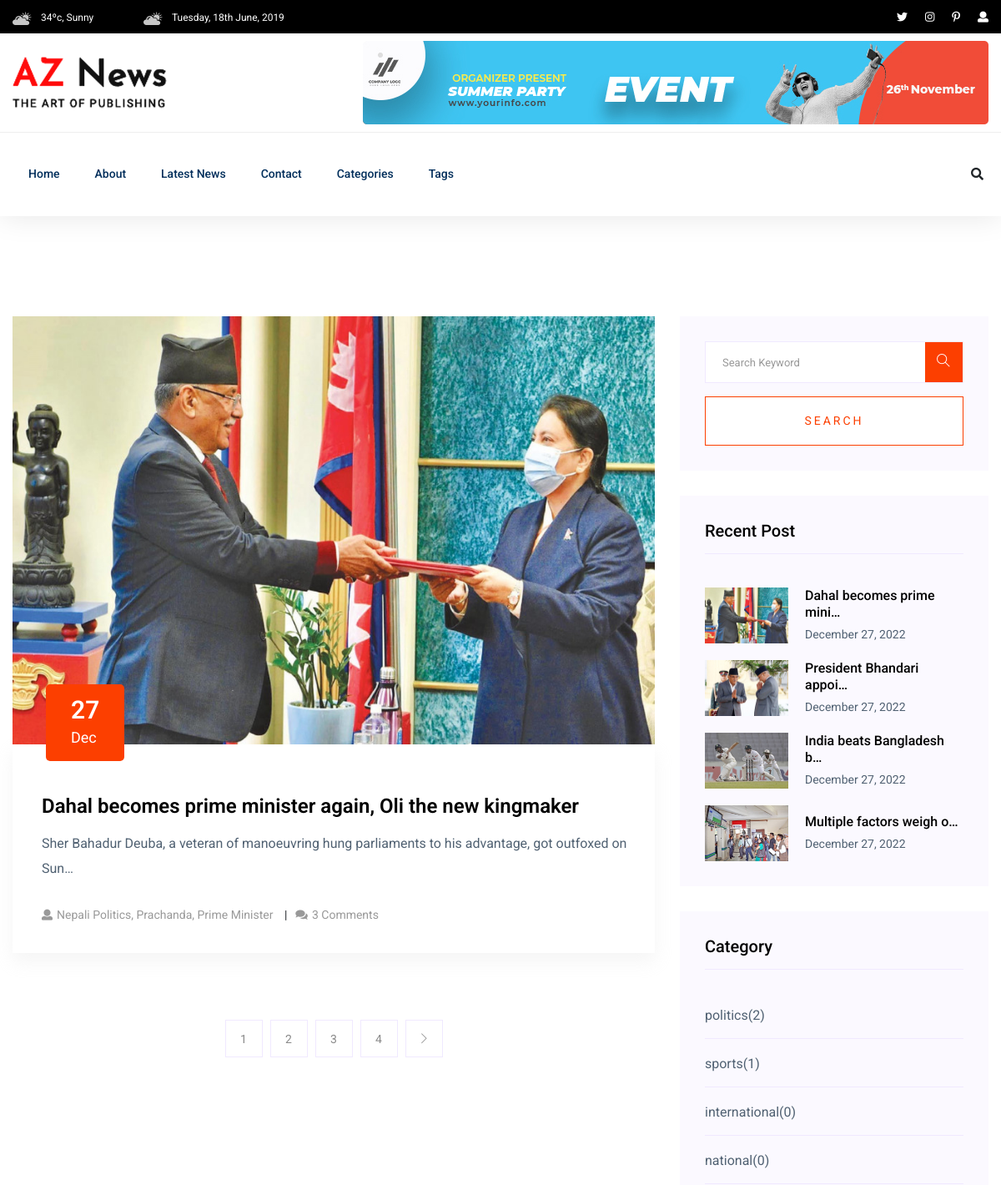
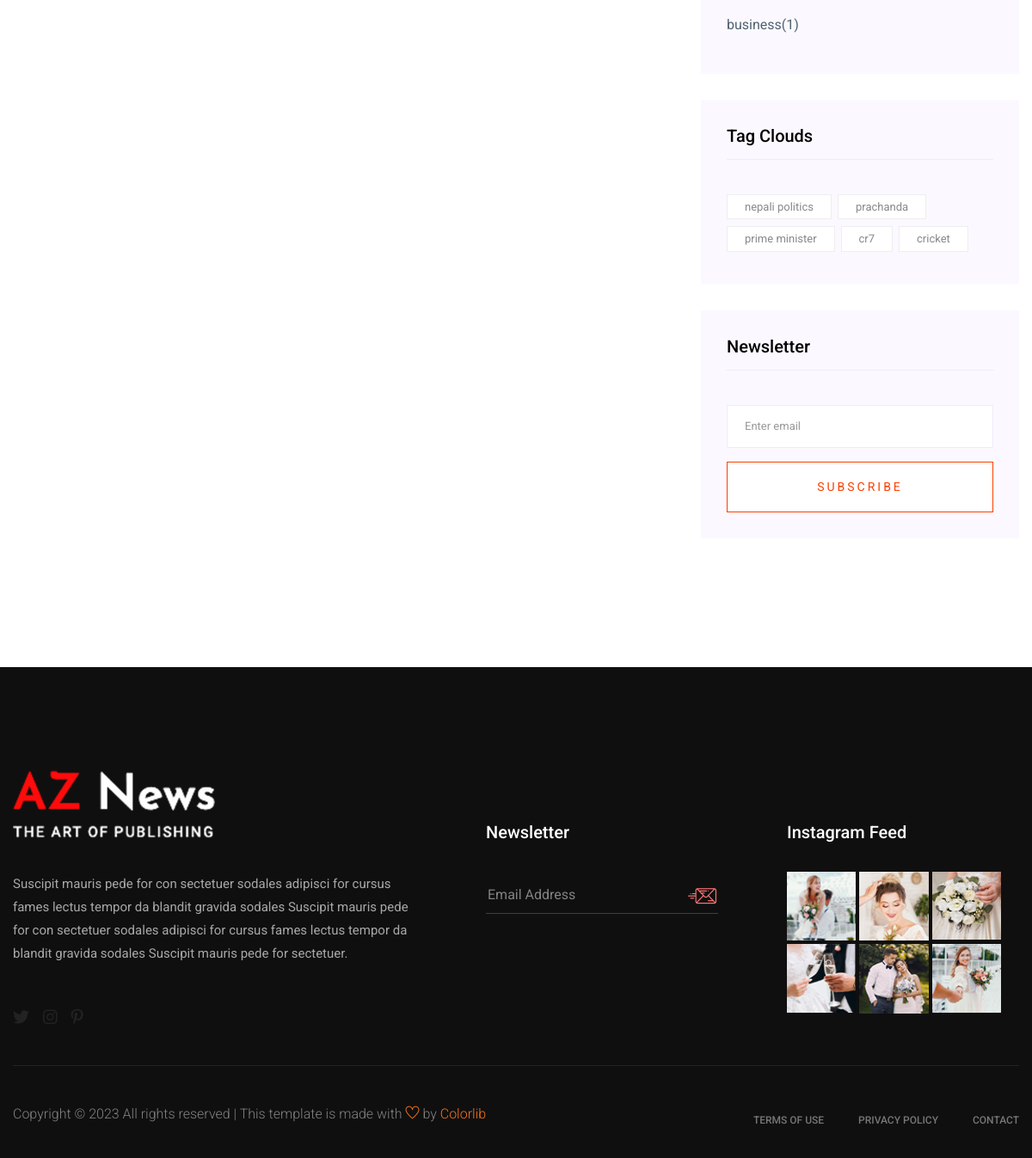
The page /post-list/ on the database its author committed (2 pictures, top to bottom).
### blog_app/models.py (models this page shows, shortened)
class TimeStamp(models.Model):
    created_at = models.DateTimeField(auto_now_add=True)
    updated_at = models.DateTimeField(auto_now=True)
    class Meta:
        abstract = True

class Post(TimeStamp):  # Pascal case
    STATUS_CHOICES = [
        ("active", "Active"),
        ("inactive", "Inactive"),
    ]
    title = models.CharField(max_length=255)
    content = models.TextField()
    featured_image = models.ImageField(upload_to="post_images/%Y/%m/%d", blank=False)
    views_count = models.PositiveBigIntegerField(default=0)
    status = models.CharField(max_length=25, choices=STATUS_CHOICES, default="active")
    category = models.ForeignKey(
        Category, on_delete=models.SET_NULL, null=True, blank=True
    )
    tag = models.ManyToManyField(Tag)
    published_at = models.DateTimeField(null=True, blank=True)
    author = models.ForeignKey("auth.User", on_delete=models.CASCADE)

class Tag(TimeStamp):
    name = models.CharField(max_length=255)
    def __str__(self):
        return self.name[:100]

class Comment(TimeStamp):
    post = models.ForeignKey(Post, on_delete=models.CASCADE)
    subject = models.CharField(max_length=200)
    message = models.TextField()
    name = models.CharField(max_length=200)
    email = models.EmailField()

class Category(TimeStamp):
    name = models.CharField(max_length=255)

### blog_app/views.py (the view)
class PostListView(ListView):
    model = Post
    template_name = "aznews/body/post_list/post_list.html"
    queryset = Post.objects.filter(published_at__isnull=False).order_by("-published_at")
    context_object_name = "posts"
    paginate_by = paginate_by

### templates/aznews/body/post_list/post_list.html
{% extends "aznews/base.html" %}
{% block content %}
  <section class="blog_area section-padding">
    <div class="container">
      <div class="row">
        {% include "aznews/body/post_list/left.html" %}
        {% include "aznews/body/post_list/right.html" %}
      </div>
    </div>
  </section>
{% endblock content %}

### templates/aznews/body/post_list/left.html
{% load static %}
<div class="col-lg-8 mb-5 mb-lg-0">
  <div class="blog_left_sidebar">
    {% for post in posts %}
      <article class="blog_item">
        <div class="blog_item_img">
          <img class="card-img rounded-0" src="{{ post.featured_image.url }}" alt="">
          <a href="#" class="blog_item_date">
            <h3>{{ post.published_at|date:"j" }}</h3>
            <p>{{ post.published_at|date:"M" }}</p>
          </a>
        </div>
        <div class="blog_details">
          <a class="d-inline-block" href="{% url 'post-detail' post.pk %}">
            <h2>{{ post.title }}</h2>
          </a>
          <p>{{ post.content|truncatechars:100 }}</p>
          <ul class="blog-info-link">
            <li>
              <a href="#"><i class="fa fa-user"></i>{{ post.tag.all|join:", "|title }}</a>
            </li>
            <li>
              <a href="#"><i class="fa fa-comments"></i>{{ post.comment_set.all | length }} Comments</a>
            </li>
          </ul>
        </div>
      </article>
    {% endfor %}
    {% include "aznews/body/post_list/pagination.html" %}
  </div>
</div>

### templates/aznews/body/post_list/aside/popular.html
{% load static %}
<aside class="single_sidebar_widget popular_post_widget">
  <h3 class="widget_title">Recent Post</h3>
  {% for recent_post in recent_posts %}
    <div class="media post_item">
      <img src="{{ recent_post.featured_image.url }}"
           alt="{{ recent_post.title }}" width="100px">
      <div class="media-body">
        <a href="{% url 'post-detail' recent_post.pk %}">
          <h3>{{ recent_post.title|truncatechars:25 }}</h3>
        </a>
        <p>{{ recent_post.published_at|date:"F j, Y" }}</p>
      </div>
    </div>
  {% endfor %}
</aside>

### templates/aznews/body/post_list/aside/category.html
<aside class="single_sidebar_widget post_category_widget">
  <h4 class="widget_title">Category</h4>
  <ul class="list cat-list">
    {% for category in categories %}
      <li>
      <a href="{% url 'post-by-category' category.pk %}" class="d-flex">
        <p>{{ category.name }}</p>
        <p>({{ category.post_set.count }})</p>
      </a>
    </li>
    {% endfor %}
  </ul>
</aside>

### templates/aznews/body/post_list/aside/tag.html
<aside class="single_sidebar_widget tag_cloud_widget">
  <h4 class="widget_title">Tag Clouds</h4>
  <ul class="list">
    {% for tag in tags %}
      <li>
        <a href="{% url 'post-by-tag' tag.pk %}">{{ tag.name }}</a>
      </li>
    {% endfor %}
  </ul>
</aside>

### rows shown on the page
Post: featured_image (picture), published_at "27", published_at "Dec", title "Dahal becomes prime minister again, Oli the new kingmaker", content "Sher Bahadur Deuba, a veteran of manoeuvring hung parliaments to his advantage, got outfoxed on Sun…", tag.all "Nepali Politics, Prachanda, Prime Minister", comment_set.all|length "3", title "Dahal becomes prime mini…", published_at "December 27, 2022"
Post: featured_image (picture), title "President Bhandari appoi…", published_at "December 27, 2022"
Post: featured_image (picture), title "India beats Bangladesh b…", published_at "December 27, 2022"
Post: featured_image (picture), title "Multiple factors weigh o…", published_at "December 27, 2022"
Category: name "politics", post_set.count "2"
Category: name "sports", post_set.count "1"
Category: name "international", post_set.count "0"
Category: name "national", post_set.count "0"
Category: name "business", post_set.count "1"
Tag: name "nepali politics"
Tag: name "prachanda"
Tag: name "prime minister"
Tag: name "cr7"
Tag: name "cricket"

### other values the page prints
{{ i }} "1" "2" "3" "4"
